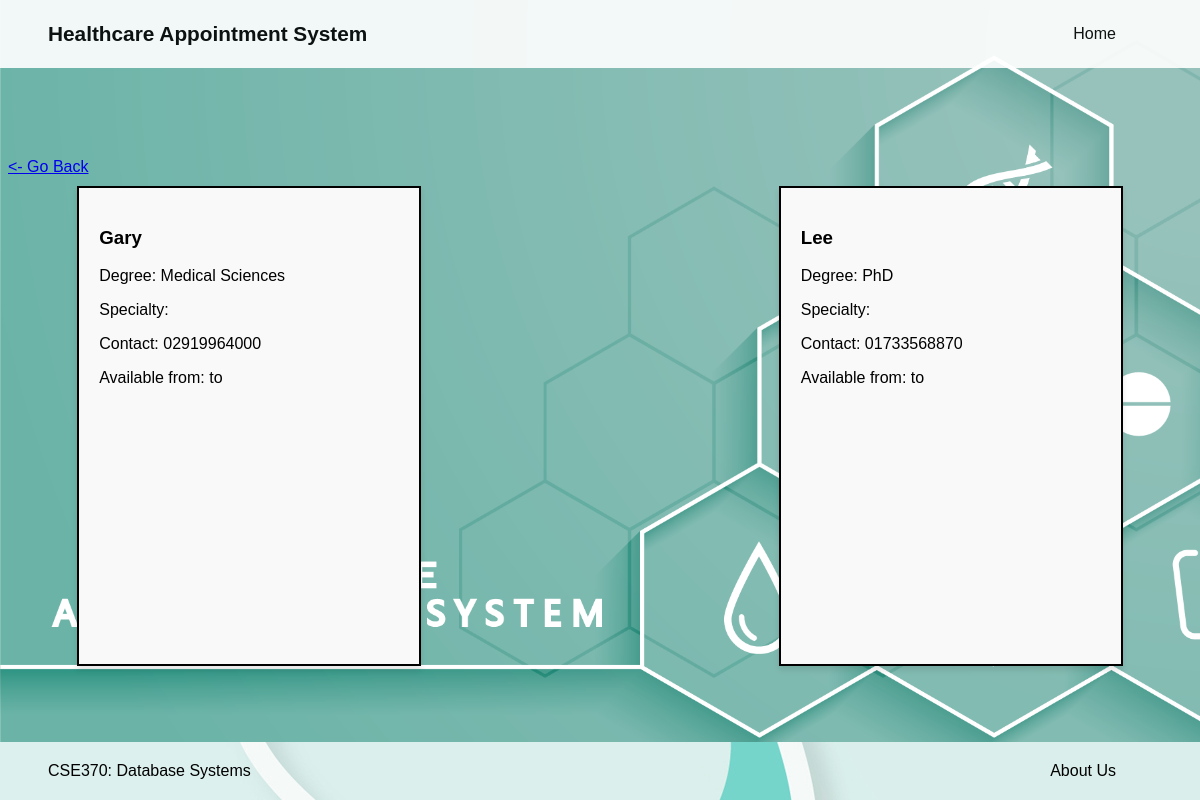
Before: /our_doctors.php with the older database file.
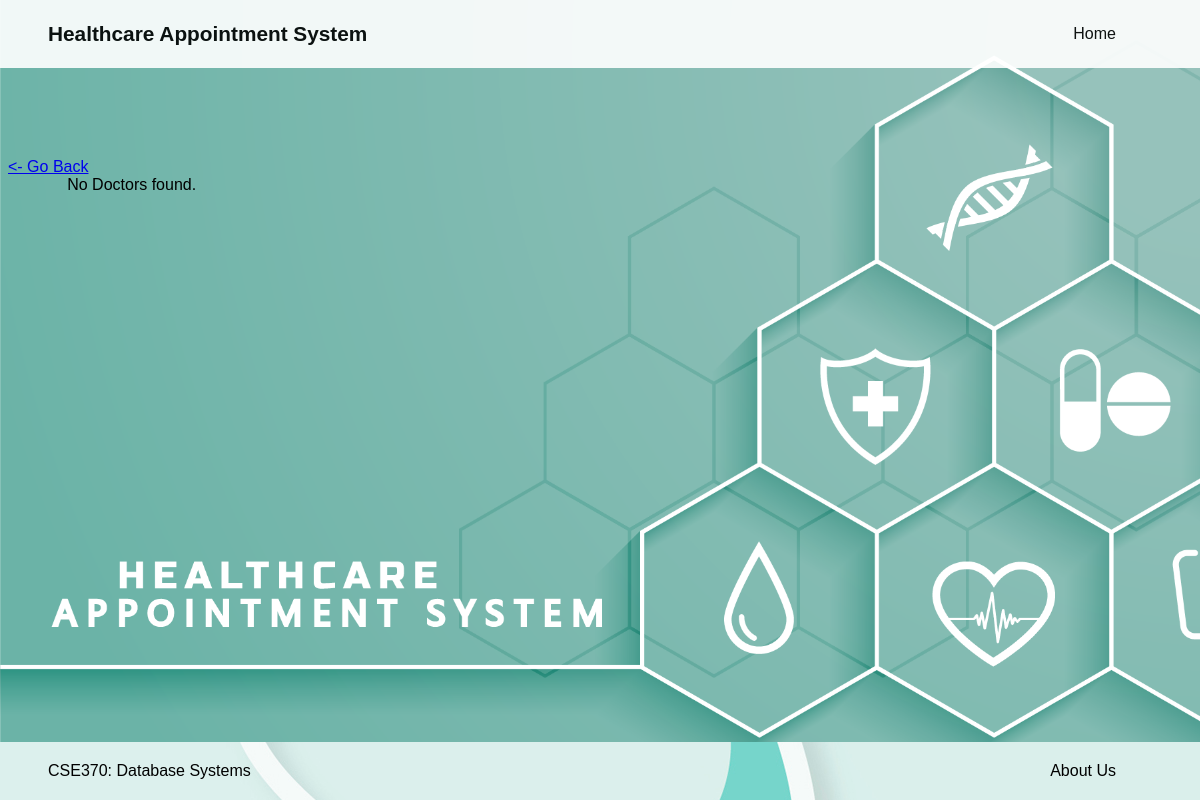
After: the same page with the newer database file.
### tables this page shows
CREATE TABLE `doctor` (
  `id` int(5) UNSIGNED ZEROFILL NOT NULL,
  `name` varchar(30) NOT NULL,
  `age` int(11) NOT NULL,
  `degree` varchar(60) NOT NULL,
  `specialization` varchar(60) NOT NULL,
  `contact` varchar(11) NOT NULL,
  `slot` int(11) NOT NULL,
  `start_time` time NOT NULL,
  `end_time` time NOT NULL,
  `password` varchar(30) NOT NULL
);

### our_doctors.php (the view, shortened to what this page needs)
<!DOCTYPE html>
<html lang="en">
<head>
    <link rel="stylesheet" href="styles/main_style.css">
    <link rel="stylesheet" href="styles/hospital_list.css">
</head>
<body>
    <div class="container">
        <div class="main-content">
            <header class="header-main">
                <div class="wrapper">
                    <section class="logo">
                        <h1 class="header-title">Healthcare Appointment System</h1>
                    </section>
                    <nav class="nav-horizontal" id="topnav">
                        <a href="index.php">Home</a>
                    </nav>
                </div>
            </header>
        </div>
        <main>
            <a href="index_doctorsearch.php"><- Go Back</a>
            <div class="doc-list">
                <?php
                    require_once('php_scripts/connect.php');
                    $specialty = $_POST['specialty'];
                    $sql = "SELECT name, degree, specialization, contact, start_time, end_time FROM doctor where specialization='$specialty'";
                    $result = $conn->query($sql);
                    if ($result->num_rows > 0) {
                        while ($row = $result->fetch_assoc()) {
                            echo '<div class="doc-box">';
                            echo '<h3>' . $row["name"] . '</h3>';
                            echo '<p>Degree: ' . $row["degree"] . '</p>';
                            echo '<p>Specialty: ' . $row["specialization"] . '</p>';
                            echo '<p>Contact: ' . $row["contact"] . '</p>';
                            echo '<p>Available from: ' . $row["start_time"] . ' to ' . $row["end_time"] . '</p>';
                            echo '</div>';
                        }
                    } else {
                        echo "No Doctors found.";
                    }
                ?>
            </div>
        </main>
        <footer style="opacity: 100%; border-radius: 0;" class="footer-main">
            <div class="wrapper">
                <p>CSE370: Database Systems</p>
                <nav class="nav-horizontal">
                    <a href="credits.php">About Us</a>
                </nav>
            </div>
        </footer>
</body>
</html>

Changed rows visible on the page:
removed doctor: name "Gary", degree "Medical Sciences", contact "02919964000"
removed doctor: name "Lee", degree "PhD", contact "01733568870"
Other visible differences:
text now shown: "No Doctors found."
